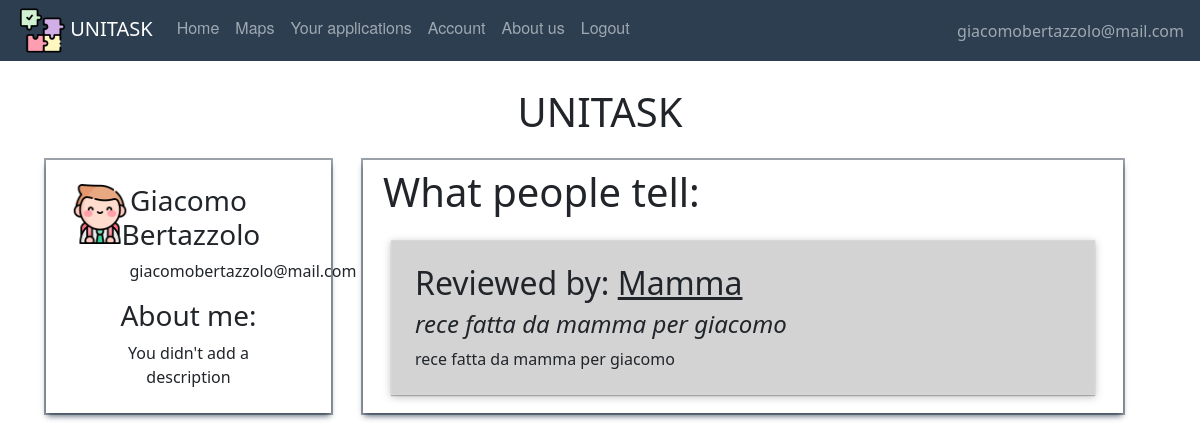
Page /account (signed in) on the earlier database version.
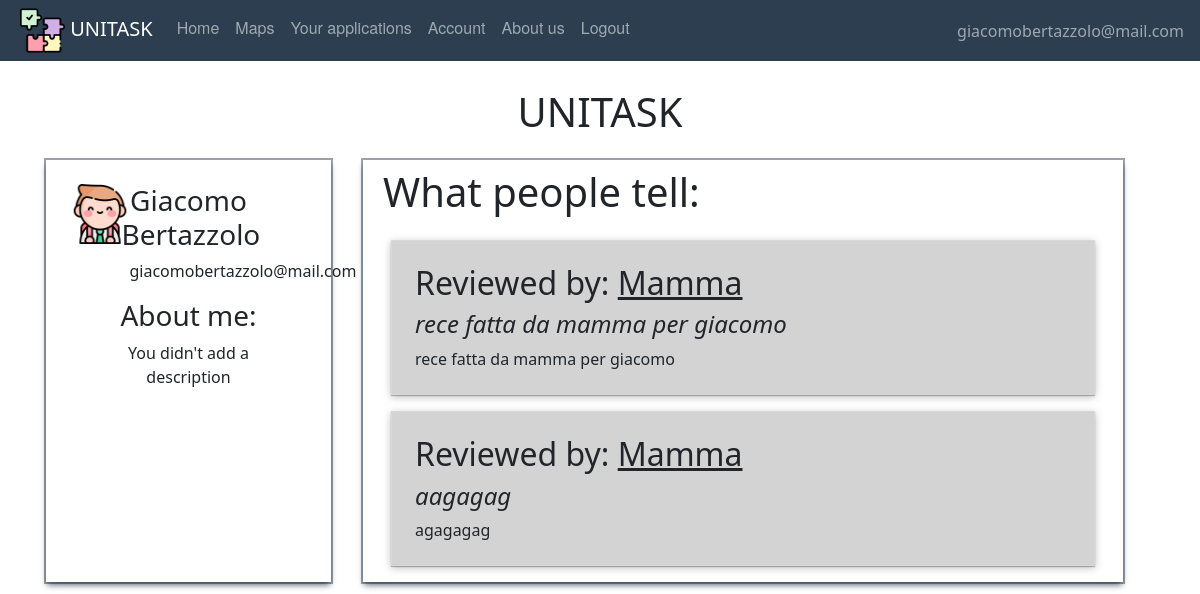
Same page on the later database version.
### website/models.py (models this page shows)
class Review(db.Model, UserMixin):
    id = db.Column(db.Integer, primary_key=True)
    title = db.Column(db.String(150))
    text = db.Column(db.String(150))
    date = db.Column(db.DateTime(timezone=True), default=func.now)
    id_reviewer = db.Column(db.Integer, db.ForeignKey('user.id'))
    id_reviewed = db.Column(db.Integer, db.ForeignKey('user.id'))
    task_id = db.Column(db.Integer, db.ForeignKey('offer.id'))

class User(db.Model, UserMixin):
    id = db.Column(db.Integer, primary_key=True)
    email = db.Column(db.String(150), unique=True)
    password = db.Column(db.String(150))
    first_name = db.Column(db.String(150))
    surname = db.Column(db.String(150))
    description = db.Column(db.String(150))
    type = db.Column(db.String(20))
    reviewsposted = db.relationship('Review', foreign_keys='Review.id_reviewer',
                                    backref='author')
    reviewsreceived = db.relationship('Review', foreign_keys='Review.id_reviewed',
                                      backref='received')
    __mapper_args__ = {
        'polymorphic_on': type,
        'polymorphic_identity': 'user',
    }

### website/views.py (the view)
@views.route('/account')
def account():
    return render_template("User/account.html", user=current_user)

### website/__init__.py (called while the page is built)
def create_app():
    app = Flask(__name__)
    app.config['SECRET_KEY'] = 'atrebunfigoassurdo'
    app.config['SQLALCHEMY_DATABASE_URI'] = 'sqlite:///'+ DB_NAME
    db.init_app(app)
    from .views import views  # We imported the name of the blueprint
    from .auth import auth
    app.register_blueprint(views, url_prefix="/")  # Stiamo dicendo come sono definite le pagine e dove sono
    app.register_blueprint(auth, url_prefix="/")
    from .models import User, Offer, Adult, Student
    create_database(app)
    login_manager = LoginManager()
    login_manager.login_view = 'auth.login'  # dove vogliamo mandare l'user se non loggato
    login_manager.init_app(app)
    @login_manager.user_loader
    def load_user(id):
        return User.query.get(int(id))
    return app

### website/templates/User/account.html (shortened to what this page needs)
{% extends "base.html" %}
{% block content%}
    <br />
    <h1 align = "center">UNITASK</h1>
    <div class="container">
        <div class="row">
            <div align="center" class="col-3 profile-box m-3 p-4">
                <div class="row">
                    <div class="col-2">
                        {% if user.type=='student'%}
                            <img align="left" width="60" height="60" alt="usertype" src="/static/images/pic/student.png"/>
                        {% elif user.type=='adult'%}
                            <img align="left" width="60" height="60" alt="usertype" src="/static/images/pic/worker.png"/>
                        {% endif %}
                    </div>
                    <div class="col-8">
                        <h3 class="px-2">{{user.first_name}} {{ user.surname }}</h3>
                        <p class="px-3">{{ user.email }}</p>
                        <h3>About me:</h3>
                        <div>
                            {% if user.description != None %}
                                {{ user.description }}
                            {% else %}
                                You didn't add a description
                            {% endif %}
                        </div>
                    </div>
                </div>
            </div>
            <div  class="col-8 reviews-box m-3">
                <h1 align="left" class="p-2">What people tell: </h1>
            {% if user.reviewsreceived|length !=0 %}
                {% for recens in user.reviewsreceived %}
                    <div class="box-review">
                        <h2>Reviewed by: <span class="review-author"> {{recens.author.first_name }}</span></h2>
                        <h4 class="review-title">{{ recens.title }}</h4>
                        {{ recens.text }}
                    </div>
                {% endfor %}
            {% else %}
            Non ci sono reviews
            {% endif %}
            </div>
        </div>
    </div>
{% endblock %}

Differences in the rows shown:
added Review: author.first_name "Mamma", title "aagagag", text "agagagag"
